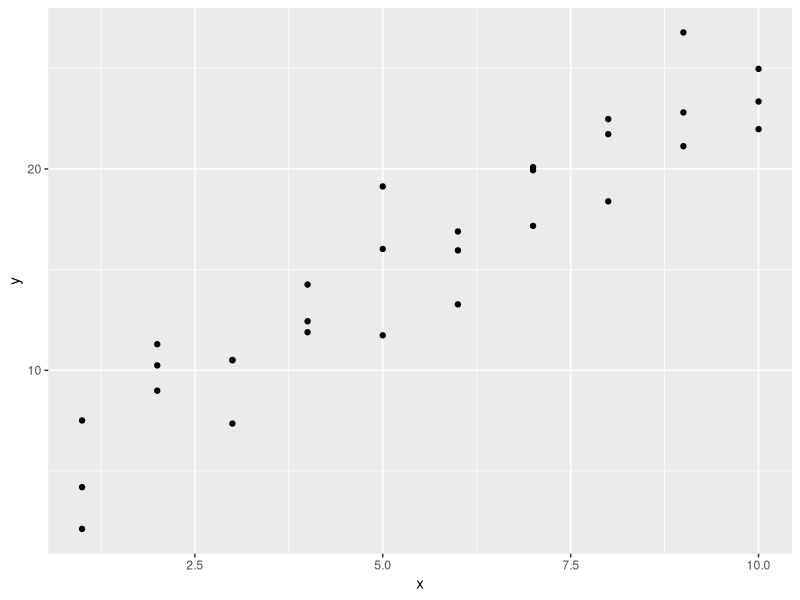
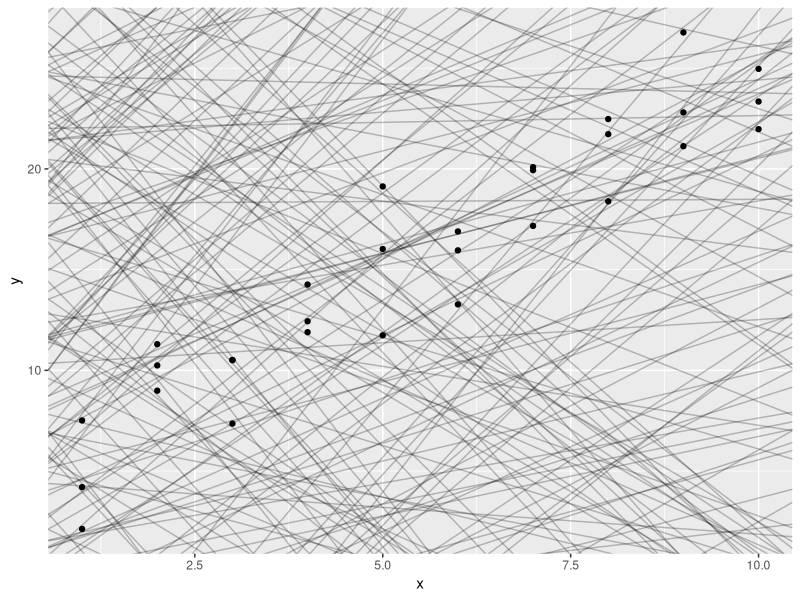
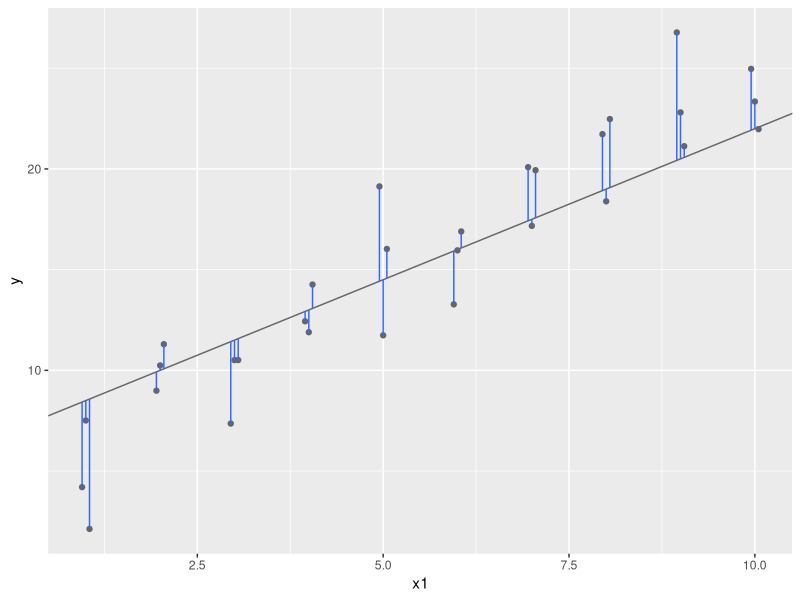
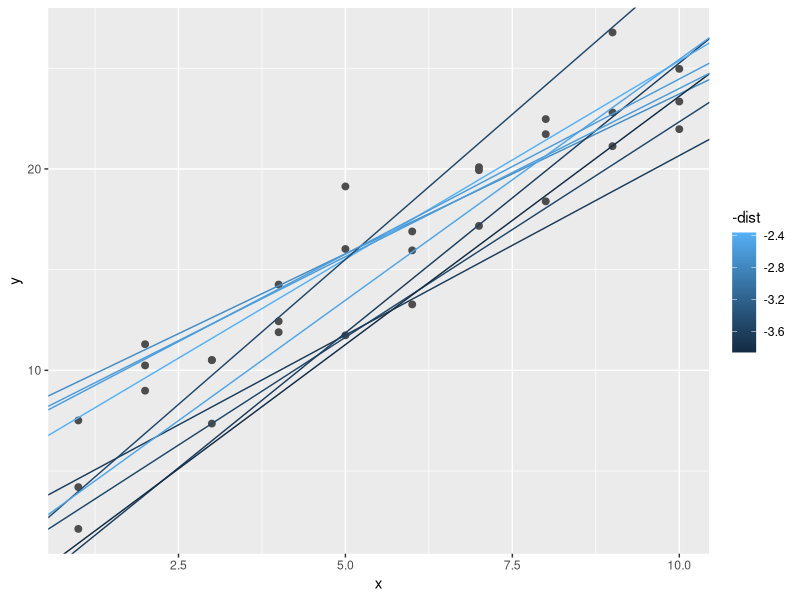
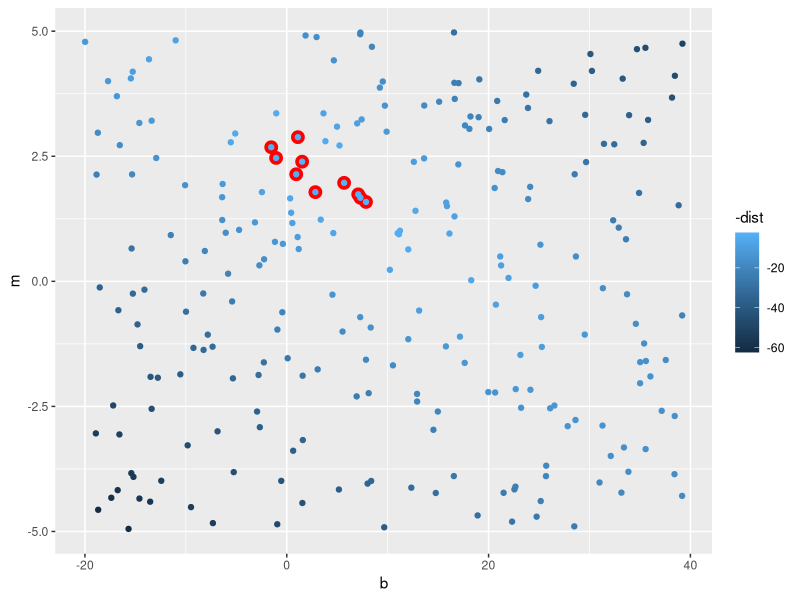
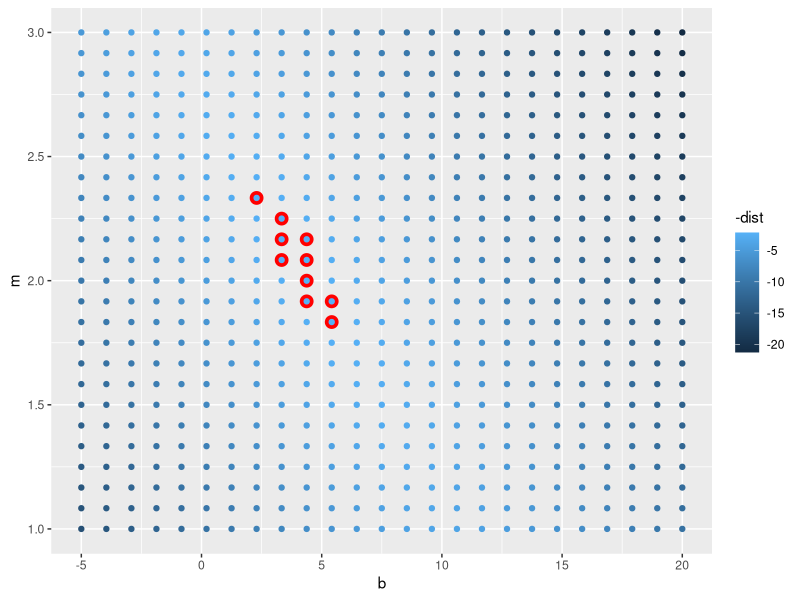
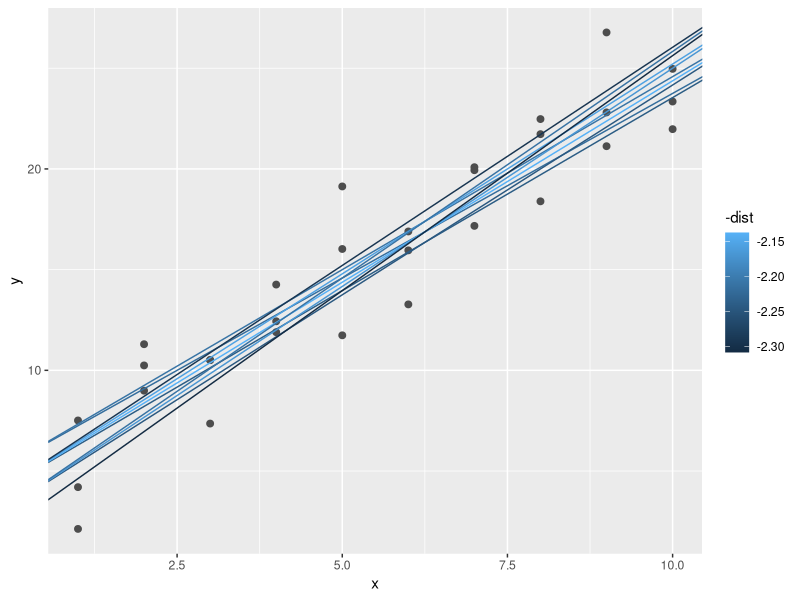
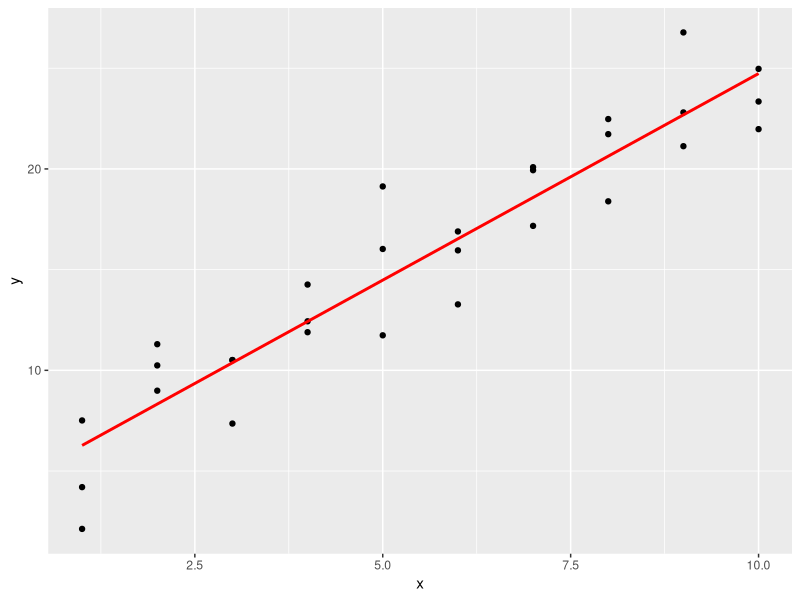

These charts were generated, in order, by the following R code:
## ---- chunk 1
knitr::opts_chunk$set(echo = FALSE, fig.width = 8, fig.height= 4.5)
library(tidyverse)
library(knitr)
## ---- chunk 2
library(tidyverse)

library(modelr)
options(na.action = na.warn)
## ---- chunk 3
ggplot(sim1, aes(x, y)) + 
  geom_point()

## ---- chunk 4
models <- tibble(
  b = runif(250, -20, 40),
  m = runif(250, -5, 5)
)

ggplot(sim1, aes(x, y)) + 
  geom_abline(aes(intercept = b, slope = m), data = models, alpha = 1/4) +
  geom_point() 
## ---- chunk 5
dist1 <- sim1 %>% 
  mutate(
    dodge = rep(c(-1, 0, 1) / 20, 10),
    x1 = x + dodge,
    pred = 7 + x1 * 1.5
  )
ggplot(dist1, aes(x1, y)) + 
  geom_abline(intercept = 7, slope = 1.5, colour = "grey40") +
  geom_point(colour = "grey40") +
  geom_linerange(aes(ymin = y, ymax = pred), colour = "#3366FF") 
## ---- chunk 6
model1 <- function(a, data) {
  a[1] + data$x * a[2]
}

measure_distance <- function(mod, data) {
  diff <- data$y - model1(mod, data)
  sqrt(mean(diff ^ 2))
}

sim1_dist <- function(a1, a2) {
  measure_distance(c(a1, a2), sim1)
}

models <- models %>% 
  mutate(dist = purrr::map2_dbl(b, m, sim1_dist))
## ---- chunk 7
ggplot(sim1, aes(x, y)) + 
  geom_point(size = 2, colour = "grey30") + 
  geom_abline(
    aes(intercept = b, slope = m, colour = -dist), 
    data = filter(models, rank(dist) <= 10)
  )
## ---- chunk 8
ggplot(models, aes(b, m)) +
  geom_point(data = filter(models, rank(dist) <= 10), size = 4, colour = "red") +
  geom_point(aes(colour = -dist))
## ---- chunk 9
grid <- expand.grid(
  b = seq(-5, 20, length = 25),
  m = seq(1, 3, length = 25)
  ) %>% 
  mutate(dist = purrr::map2_dbl(b, m, sim1_dist))

grid %>% 
  ggplot(aes(b, m)) +
  geom_point(data = filter(grid, rank(dist) <= 10), size = 4, colour = "red") +
  geom_point(aes(colour = -dist)) 
## ---- chunk 10
ggplot(sim1, aes(x, y)) + 
  geom_point(size = 2, colour = "grey30") + 
  geom_abline(
    aes(intercept = b, slope = m, colour = -dist), 
    data = filter(grid, rank(dist) <= 10)
  )
## ---- chunk 11
sim1_mod <- lm(y ~ x, data = sim1)

grid <- sim1 %>% 
  data_grid(x) %>% 
  add_predictions(sim1_mod)

ggplot(sim1, aes(x)) +
  geom_point(aes(y = y)) +
  geom_line(aes(y = pred), data = grid, colour = "red", size = 1)

## ---- chunk 12
sim1 <- sim1 %>% add_residuals(sim1_mod)

ggplot(sim1, aes(x, resid)) + 
  geom_ref_line(h = 0) +
  geom_point() 
## ---- chunk 13
ggplot(sim2) + 
  geom_point(aes(x, y))
## ---- chunk 14
mod2 <- lm(y ~ x, data = sim2)
grid <- sim2 %>% data_grid(x) %>% add_predictions(mod2)

ggplot(sim2, aes(x)) + 
  geom_point(aes(y = y)) +
  geom_point(data = grid, aes(y = pred), colour = "red", size = 4)
## ---- chunk 15
ggplot(sim3, aes(x1, y)) + 
  geom_point(aes(colour = x2))
## ---- chunk 16
mod1 <- lm(y ~ x1 + x2, data = sim3)
mod2 <- lm(y ~ x1 * x2, data = sim3)
## ---- chunk 17
grid <- sim3 %>% 
  data_grid(x1, x2) %>% 
  gather_predictions(mod1, mod2)
## ---- chunk 18
ggplot(sim3, aes(x1, y, colour = x2)) + 
  geom_point() + 
  geom_line(data = grid, aes(y = pred)) + 
  facet_wrap(~ model)
## ---- chunk 19
sim3 <- sim3 %>% 
  gather_residuals(mod1, mod2)

ggplot(sim3, aes(x1, resid, colour = x2)) + 
  geom_point() + 
  facet_grid(model ~ x2)
